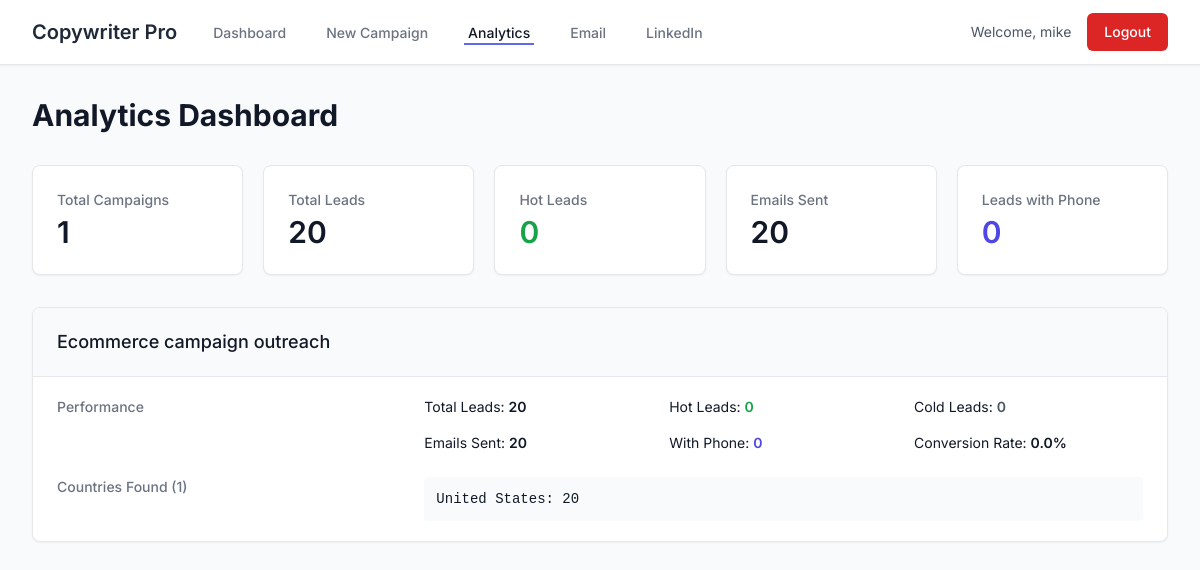
Screenshot of /analytics (signed in) with the database file from the repository.
### tables this page shows
CREATE TABLE campaigns (
                    campaign_id TEXT PRIMARY KEY,
                    user_id TEXT NOT NULL,
                    name TEXT NOT NULL,
                    config TEXT NOT NULL,
                    created_at TEXT NOT NULL,
                    status TEXT NOT NULL,
                    FOREIGN KEY (user_id) REFERENCES users (user_id)
                );

### main.py (the view)
@app.route('/analytics')
def analytics_dashboard():
    if 'user_id' not in session:
        return redirect(url_for('index'))
    campaigns = db.get_user_campaigns(session['user_id'])
    all_stats = [analytics.get_campaign_stats(db, session['user_id'], c.campaign_id) for c in campaigns]
    total_hot = sum(s.get('hot_leads',0) for s in all_stats)
    total_leads = sum(s.get('total_leads',0) for s in all_stats)
    total_emails = sum(s.get('emails_sent',0) for s in all_stats)
    total_with_phone = sum(s.get('leads_with_phone',0) for s in all_stats)
    return render_template('analytics.html', stats=all_stats, total_hot=total_hot,
                           total_leads=total_leads, total_emails=total_emails,
                           total_with_phone=total_with_phone, total_campaigns=len(campaigns))

### main.py (called while the page is built)
    def __post_init__(self):
        if self.ideal_industries is None:
            self.ideal_industries = []
        if self.ideal_locations is None:
            self.ideal_locations = []
        if self.ideal_countries is None:
            self.ideal_countries = []
        if self.ideal_job_titles is None:
            self.ideal_job_titles = []

    @classmethod
    def from_dict(cls, data: dict) -> 'Campaign':
        known_fields = {
            'campaign_id', 'user_id', 'name', 'created_at', 'status',
            'ideal_industries', 'ideal_locations', 'ideal_countries',
            'ideal_company_size', 'ideal_job_titles', 'search_globally', 'min_founded_year',
            'email_subject', 'email_body', 'notify_email'
        }
        filtered_data = {k: v for k, v in data.items() if k in known_fields}
        return cls(**filtered_data)

    @contextmanager
    def get_connection(self):
        with self.lock:
            conn = sqlite3.connect(self.db_path, timeout=30)
            conn.row_factory = sqlite3.Row
            try:
                yield conn
                conn.commit()
            except Exception as e:
                conn.rollback()
                raise e
            finally:
                conn.close()

    def execute_query(self, query: str, params: tuple = ()) -> List[Dict]:
        with self.get_connection() as conn:
            cursor = conn.cursor()
            cursor.execute(query, params)
            rows = cursor.fetchall()
            return [dict(row) for row in rows]

    def _filter_to_dataclass(self, cls, data: dict) -> dict:
        valid_keys = {f.name for f in fields(cls)}
        return {k: v for k, v in data.items() if k in valid_keys}

    def get_user_campaigns(self, user_id: str) -> List[Campaign]:
        rows = self.execute_query('SELECT config FROM campaigns WHERE user_id = ?', (user_id,))
        campaigns = []
        for r in rows:
            try:
                data = json.loads(r['config'])
                data['user_id'] = user_id
                campaigns.append(Campaign.from_dict(data))
            except:
                continue
        return campaigns

### templates/analytics.html (shortened to what this page needs)
{% extends "base.html" %}
{% block content %}
<div class="px-4 sm:px-0">
    <h1 class="text-2xl sm:text-3xl font-bold text-gray-900 mb-8">Analytics Dashboard</h1>
    <div class="grid grid-cols-1 sm:grid-cols-2 lg:grid-cols-5 gap-5 mb-8">
        <div class="bg-white overflow-hidden shadow-sm rounded-lg border border-gray-200">
            <div class="px-4 py-5 sm:p-6">
                <dt class="text-sm font-medium text-gray-500 truncate">Total Campaigns</dt>
                <dd class="mt-1 text-3xl font-semibold text-gray-900">{{ total_campaigns }}</dd>
            </div>
        </div>
        <div class="bg-white overflow-hidden shadow-sm rounded-lg border border-gray-200">
            <div class="px-4 py-5 sm:p-6">
                <dt class="text-sm font-medium text-gray-500 truncate">Total Leads</dt>
                <dd class="mt-1 text-3xl font-semibold text-gray-900">{{ total_leads }}</dd>
            </div>
        </div>
        <div class="bg-white overflow-hidden shadow-sm rounded-lg border border-gray-200">
            <div class="px-4 py-5 sm:p-6">
                <dt class="text-sm font-medium text-gray-500 truncate">Hot Leads</dt>
                <dd class="mt-1 text-3xl font-semibold text-green-600">{{ total_hot }}</dd>
            </div>
        </div>
        <div class="bg-white overflow-hidden shadow-sm rounded-lg border border-gray-200">
            <div class="px-4 py-5 sm:p-6">
                <dt class="text-sm font-medium text-gray-500 truncate">Emails Sent</dt>
                <dd class="mt-1 text-3xl font-semibold text-gray-900">{{ total_emails }}</dd>
            </div>
        </div>
        <div class="bg-white overflow-hidden shadow-sm rounded-lg border border-gray-200">
            <div class="px-4 py-5 sm:p-6">
                <dt class="text-sm font-medium text-gray-500 truncate">Leads with Phone</dt>
                <dd class="mt-1 text-3xl font-semibold text-indigo-600">{{ total_with_phone }}</dd>
            </div>
        </div>
    </div>
    {% for stat in stats %}
    <div class="bg-white shadow-sm rounded-lg border border-gray-200 overflow-hidden mb-6">
        <div class="px-6 py-5 border-b border-gray-200 bg-gray-50">
            <h3 class="text-lg font-medium text-gray-900">{{ stat.campaign_name }}</h3>
        </div>
        <div class="px-6 py-5">
            <dl class="grid grid-cols-1 gap-6">
                <div class="grid grid-cols-1 sm:grid-cols-3 gap-4">
                    <dt class="text-sm font-medium text-gray-500">Performance</dt>
                    <dd class="text-sm text-gray-900 sm:col-span-2">
                        <div class="grid grid-cols-2 sm:grid-cols-3 gap-4">
                            <div>Total Leads: <span class="font-semibold">{{ stat.total_leads }}</span></div>
                            <div>Hot Leads: <span class="font-semibold text-green-600">{{ stat.hot_leads }}</span></div>
                            <div>Cold Leads: <span class="font-semibold text-gray-600">{{ stat.cold_leads }}</span></div>
                            <div>Emails Sent: <span class="font-semibold">{{ stat.emails_sent }}</span></div>
                            <div>With Phone: <span class="font-semibold text-indigo-600">{{ stat.leads_with_phone }}</span></div>
                            <div>Conversion Rate: <span class="font-semibold">{{ stat.conversion_rate }}%</span></div>
                        </div>
                    </dd>
                </div>
                <div class="grid grid-cols-1 sm:grid-cols-3 gap-4">
                    <dt class="text-sm font-medium text-gray-500">Countries Found ({{ stat.countries_found }})</dt>
                    <dd class="text-sm text-gray-900 sm:col-span-2 overflow-x-auto">
                        <pre class="text-sm whitespace-pre-wrap bg-gray-50 p-3 rounded">{{ stat.country_breakdown or 'None' }}</pre>
                    </dd>
                </div>
            </dl>
        </div>
    </div>
    {% endfor %}
</div>
{% endblock %}

### templates/base.html (style rules this page uses)
body { font-family: 'Inter', sans-serif; }

### rows the page displays
campaigns: campaign_name "Ecommerce campaign outreach", total_leads "20", hot_leads "0", cold_leads "0", emails_sent "20", leads_with_phone "0", conversion_rate "0.0", countries_found "1", country_breakdown "United States: 20"

### other values shown
{{ session.username }} "mike"
{{ total_campaigns }} "1"
{{ total_leads }} "20"
{{ total_hot }} "0"
{{ total_emails }} "20"
{{ total_with_phone }} "0"
